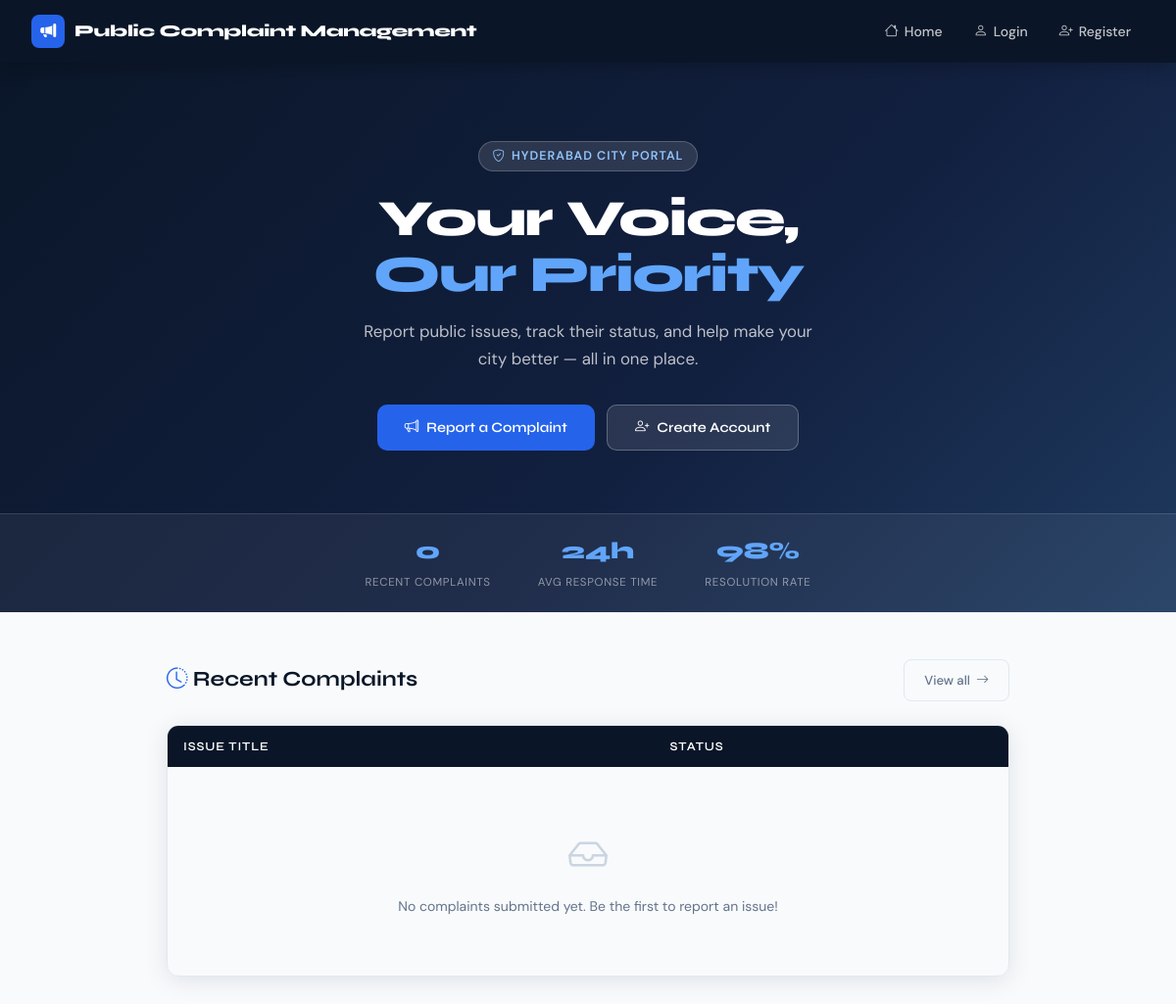
Before: / with the older database file.
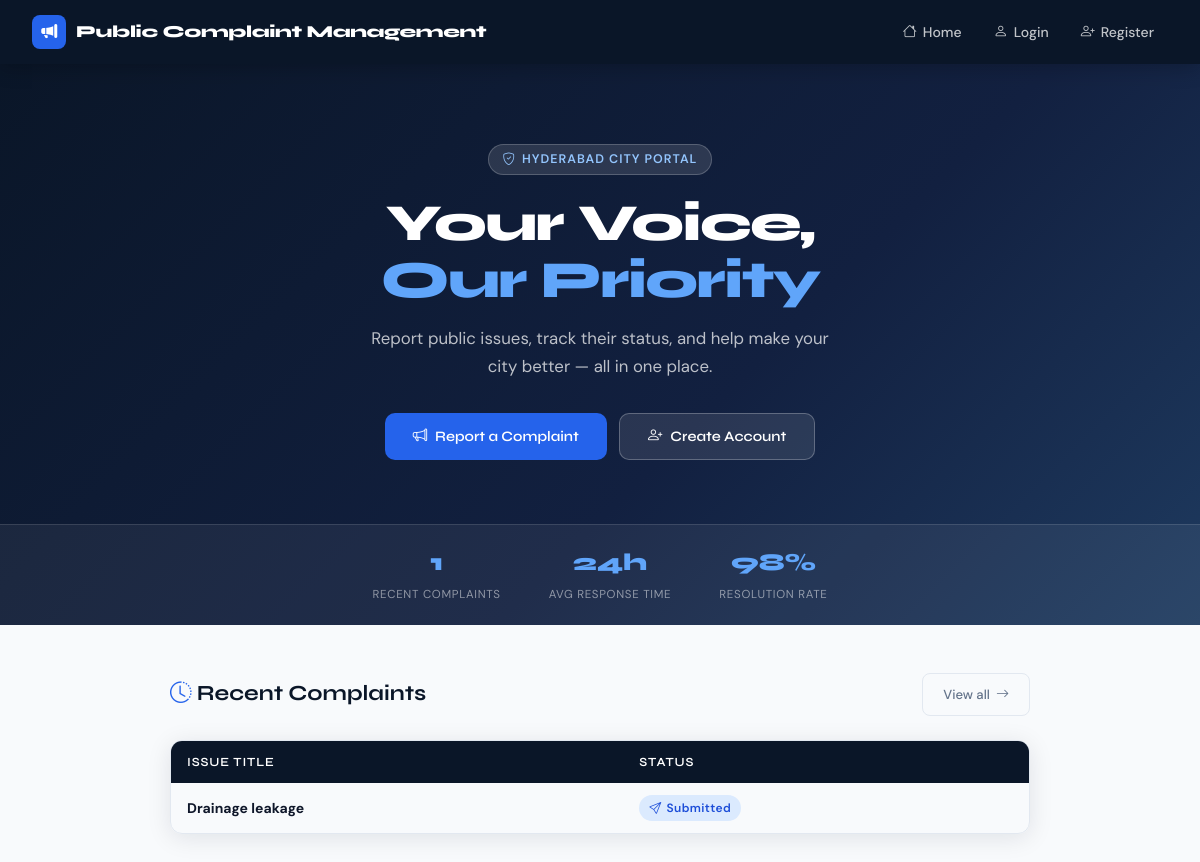
After: the same page with the newer database file.
### complaints/models.py (models this page shows)
class Complaints(models.Model):
    title=models.CharField(max_length=200)
    description=models.TextField()
    category=models.CharField(max_length=100)
    location=models.CharField(max_length=100)
    status=models.CharField(max_length=100,default="submitted")
    created_at=models.DateTimeField(auto_now_add=True)

### complaints/views.py (the view)
# urls.py: 2. Add a URL to urlpatterns:  path('', views.home, name='home')
def home(request):
    recent_complaints = Complaints.objects.all().order_by('-id')[:3]
    return render(request, 'complaints/home.html', {'recent_complaints': recent_complaints})

### complaints/templates/complaints/home.html (shortened to what this page needs)
{% extends 'complaints/base.html' %}
{% block content %}
<div class="hero-bg">
    <div class="hero">
        {% if user.is_authenticated %}
        <div class="welcome-chip">
            <i class="bi bi-person-check-fill"></i> Logged in as {{ user.username }}
        </div>
        <h1>Welcome back,<br><span>{{ user.username }}</span></h1>
        {% else %}
        <div class="hero-eyebrow">
            <i class="bi bi-shield-check"></i> Hyderabad City Portal
        </div>
        <h1>Your Voice,<br><span>Our Priority</span></h1>
        {% endif %}
        <p>Report public issues, track their status, and help make your city better — all in one place.</p>
        <div class="hero-actions">
            {% if user.is_authenticated %}
            <a href="{% url 'add_complaint' %}" class="btn-hero-primary"><i class="bi bi-plus-lg"></i> Report an Issue</a>
            <a href="{% url 'view_complaint' %}" class="btn-hero-outline"><i class="bi bi-list-ul"></i> View All Complaints</a>
            {% else %}
            <a href="{% url 'login_view' %}" class="btn-hero-primary"><i class="bi bi-megaphone"></i> Report a Complaint</a>
            <a href="{% url 'register' %}" class="btn-hero-outline"><i class="bi bi-person-plus"></i> Create Account</a>
            {% endif %}
        </div>
    </div>
    <div class="stats-bar">
        <div class="stat-item">
            <span class="stat-num">{{ recent_complaints|length }}</span>
            <span class="stat-label">Recent Complaints</span>
        </div>
        <div class="stat-item">
            <span class="stat-num">24h</span>
            <span class="stat-label">Avg Response Time</span>
        </div>
        <div class="stat-item">
            <span class="stat-num">98%</span>
            <span class="stat-label">Resolution Rate</span>
        </div>
    </div>
</div>
<div class="section">
    <div class="section-header">
        <h2><i class="bi bi-clock-history" style="color:var(--accent);"></i> Recent Complaints</h2>
        <a href="{% url 'view_complaint' %}" class="btn-ghost" style="font-size:0.82rem;">
            View all <i class="bi bi-arrow-right"></i>
        </a>
    </div>
    <div class="table-wrapper">
        <table class="table-custom">
            <thead>
                <tr>
                    <th>Issue Title</th>
                    <th>Status</th>
                </tr>
            </thead>
            <tbody>
                {% for complaint in recent_complaints %}
                <tr>
                    <td><strong>{{ complaint.title }}</strong></td>
                    <td>
                        {% if complaint.status|lower == "in progress" %}
                            <span class="badge-status badge-progress"><i class="bi bi-arrow-repeat"></i> In Progress</span>
                        {% elif complaint.status|lower == "submitted" %}
                            <span class="badge-status badge-submitted"><i class="bi bi-send"></i> Submitted</span>
                        {% elif complaint.status|lower == "resolved" %}
                            <span class="badge-status badge-resolved"><i class="bi bi-check-circle"></i> Resolved</span>
                        {% else %}
                            <span class="badge-status badge-submitted">{{ complaint.status }}</span>
                        {% endif %}
                    </td>
                </tr>
                {% empty %}
                <tr>
                    <td colspan="2">
                        <div class="empty-state">
                            <i class="bi bi-inbox"></i>
                            <p style="margin:0;">No complaints submitted yet. Be the first to report an issue!</p>
                        </div>
                    </td>
                </tr>
                {% endfor %}
            </tbody>
        </table>
    </div>
</div>
{% endblock %}

### complaints/templates/complaints/base.html (shortened to what this page needs)
<!DOCTYPE html>
<html lang="en">
<head>
    <link href="https://cdn.jsdelivr.net/npm/bootstrap@5.3.0/dist/css/bootstrap.min.css" rel="stylesheet">
    <link href="https://cdn.jsdelivr.net/npm/bootstrap-icons@1.11.3/font/bootstrap-icons.min.css" rel="stylesheet">
</head>
<body>
<nav class="navbar-main" style="position: sticky;">
    <a href="{% url 'home' %}" class="navbar-brand-text">
        <div class="brand-icon"><i class="bi bi-megaphone-fill text-white"></i></div>
        <span>Public Complaint Management</span>
    </a>
    <ul class="nav-links" id="navLinks">
        <li><a href="{% url 'home' %}"><i class="bi bi-house"></i> Home</a></li>
        {% if user.is_authenticated %}
        <li><a href="{% url 'add_complaint' %}"><i class="bi bi-plus-circle"></i> Add Complaint</a></li>
        <li><a href="{% url 'view_complaint' %}"><i class="bi bi-list-ul"></i> View Complaints</a></li>
        <li class="logout-link"><a href="{% url 'logout' %}"><i class="bi bi-box-arrow-right"></i> Logout</a></li>
        {% else %}
        <li><a href="{% url 'login_view' %}"><i class="bi bi-person"></i> Login</a></li>
        <li><a href="{% url 'register' %}"><i class="bi bi-person-plus"></i> Register</a></li>
        {% endif %}
    </ul>
</nav>
{% block content %}{% endblock %}
</body>
</html>

### complaints/templates/complaints/base.html (style rules this page uses)
:root { --navy: #0a1628; --navy-mid: #122040; --accent: #2563eb; --accent-light: #3b82f6; --gold: #f59e0b; --success: #10b981; --danger: #ef4444; --warning: #f59e0b; --surface: #ffffff; --surface-2: #f8fafc; --border: #e2e8f0; --text: #0f172a; --text-muted: #64748b; --radius: 12px; --shadow: 0 4px 24px rgba(10,22,40,0.10); --shadow-lg: 0 8px 40px rgba(10,22,40,0.18); }
*, *::before, *::after { box-sizing: border-box; }
body { font-family: 'DM Sans', sans-serif; background: var(--surface-2); color: var(--text); min-height: 100vh; margin: 0; }
.navbar-main { background: var(--navy); padding: 0 2rem; height: 64px; display: flex; align-items: center; justify-content: space-between; position: sticky; top: 0; z-index: 1000; box-shadow: 0 2px 20px rgba(0,0,0,0.25); }
.navbar-brand-text { font-family: 'Syne', sans-serif; font-weight: 800; font-size: 1.05rem; color: #fff; letter-spacing: -0.02em; display: flex; align-items: center; gap: 10px; text-decoration: none; }
.brand-icon { width: 34px; height: 34px; background: var(--accent); border-radius: 8px; display: flex; align-items: center; justify-content: center; font-size: 1rem; flex-shrink: 0; }
.nav-links { display: flex; align-items: center; gap: 4px; list-style: none; margin: 0; padding: 0; }
.nav-links a { color: rgba(255,255,255,0.75); text-decoration: none; font-size: 0.875rem; font-weight: 500; padding: 6px 14px; border-radius: 8px; transition: all 0.2s; display: flex; align-items: center; gap: 6px; }
.btn-ghost { background: transparent; color: var(--text-muted); border: 1.5px solid var(--border); border-radius: 8px; padding: 0.65rem 1.25rem; font-family: 'DM Sans', sans-serif; font-weight: 500; font-size: 0.875rem; cursor: pointer; transition: all 0.2s; text-decoration: none; display: inline-flex; align-items: center; gap: 6px; }
.badge-status { display: inline-flex; align-items: center; gap: 5px; padding: 4px 10px; border-radius: 20px; font-size: 0.75rem; font-weight: 600; letter-spacing: 0.03em; }
.badge-submitted { background: #dbeafe; color: #1d4ed8; }
.hero-bg { background: linear-gradient(135deg, var(--navy) 0%, var(--navy-mid) 60%, #1e3a5f 100%); position: relative; overflow: hidden; }
.hero-bg::before { content: ''; position: absolute; inset: 0; background: url('https://thumbs.dreamstime.com/b/skyscrapers-hyderabad-india-august-fifth-largest-contributor-city-to-india-s-gdp-us-billion-august-india-48811585.jpg') center/cover no-repeat; opacity: 0.18; }
.hero-bg > * { position: relative; }
.table-custom { width: 100%; border-collapse: collapse; }
.table-custom th { background: var(--navy); color: #fff; font-family: 'Syne', sans-serif; font-weight: 600; font-size: 0.78rem; text-transform: uppercase; letter-spacing: 0.07em; padding: 12px 16px; text-align: left; white-space: nowrap; }
.table-custom td { padding: 12px 16px; border-bottom: 1px solid var(--border); font-size: 0.875rem; vertical-align: middle; }
.table-custom tr:last-child td { border-bottom: none; }
.table-wrapper { border-radius: var(--radius); overflow: hidden; box-shadow: var(--shadow); border: 1px solid var(--border); overflow-x: auto; }

Changed rows visible on the page:
added Complaints: title "Drainage leakage", status "submitted" (drawn)
Other visible differences:
{{ recent_complaints|length }}: "0" → "1"
text no longer shown: "No complaints submitted yet. Be the first to report an issue!"
